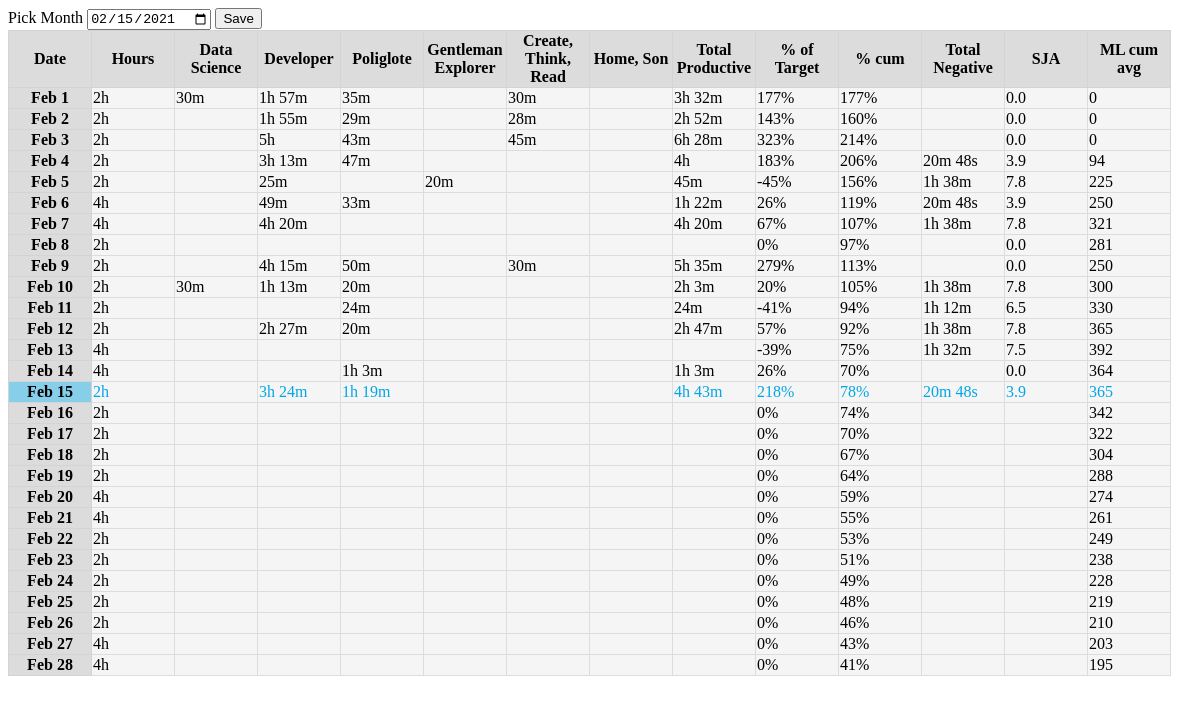
The page / on the database its author committed.
### mymonth/models.py (models this page shows, shortened)
class Settings(db.Model):
    id = db.Column(db.Integer, primary_key = True)
    current_month_date = db.Column(db.Date)

class Days(db.Model):
    id = db.Column(db.Date, primary_key = True)
    ds = db.Column(db.Interval)   # Data Science
    dev = db.Column(db.Interval)  # Developer
    pol = db.Column(db.Interval)  # Poliglote
    ge = db.Column(db.Interval)   # Gentleman Explorer
    crt = db.Column(db.Interval)  # Create Read Think
    hs = db.Column(db.Interval)   # Home Son
    alk = db.Column(db.Float)     # Alko

### mymonth/routes.py (the view)
@app.route('/', methods=['GET', 'POST'])
def home():
    REF_DATE = Settings.query.first().current_month_date
    month_start, month_end, month_all_days = get_month_days(REF_DATE)
    days = Days.query.filter(Days.id >= month_start).filter(Days.id <= month_end).all()
    days_in_db = [day.id for day in days]
    for day_index in month_all_days:
        if day_index not in days_in_db:
            db.session.add(Days(id=day_index))
        db.session.commit()
    days = Days.query.filter(Days.id >= month_start).filter(Days.id <= month_end).all()
    cum_TargetHours = timedelta()
    cum_TotalProductive = timedelta()
    cum_TotalNegative = timedelta()
    cum_alk = 0
    for i, day in enumerate(days, start=1):
        day.s_TargetHours = get_target_productive_hours_per_day(day.id)
        day.s_TotalProductive = timedelta(seconds=0)
        for col in ['ds', 'dev', 'pol', 'ge', 'crt', 'hs']:
            value = getattr(day, col)
            if value is not None:
                day.s_TotalProductive += value
        day.s_TotalNegative = timedelta(seconds=0)
        if day.alk is not None:
            day.s_TotalNegative = max(day.alk - 2.86, 0) * timedelta(minutes=20)
            cum_alk += day.alk
        day.s_PercOfTarget = (day.s_TotalProductive - day.s_TotalNegative) / day.s_TargetHours
        cum_TargetHours += day.s_TargetHours
        cum_TotalProductive += day.s_TotalProductive
        cum_TotalNegative += day.s_TotalNegative
        day.cum_PercOfTarget = (cum_TotalProductive - cum_TotalNegative) / cum_TargetHours
        day.cum_alk = (cum_alk / i) / 7.8 * 750
        day.style_today_tr_hd = ""
        day.style_today_tr_td = ""
        if day.id == date.today():
            day.style_today_tr_hd = "today_header"
            day.style_today_tr_td = "today_cell"
    form_settings = EditSettings()
    settings = Settings.query.first()
    if request.method == 'POST':
        settings.current_month_date = form_settings.current_month_date.data
        db.session.commit()
        return redirect(url_for('home'))
    return render_template('home.html', days=days, f_string_from_duration=string_from_duration, f_string_from_float=string_from_float, form_settings=form_settings, settings=settings)

### mymonth/forms.py
class EditSettings(FlaskForm):
    current_month_date = DateField(label="Pick Month")
    submit = SubmitField(label='Save')

### mymonth/utils.py (called while the page is built)
def get_month_days(reference_date):
    first_day = date(year=reference_date.year, month=reference_date.month, day=1)
    last_day = date(year=reference_date.year, month=reference_date.month, day=monthrange(year=reference_date.year, month=reference_date.month)[1])
    days_in_month = (last_day - first_day).days + 1
    all_days = [date(year=first_day.year, month=first_day.month, day=day) for day in range(1, days_in_month + 1)]
    return first_day, last_day, all_days

def string_from_duration(x):
    if isinstance(x, datetime):
        x = x - datetime(1970, 1, 1)
    if x is None or x is NaT or x.total_seconds() == 0:
        return ''
    total_seconds = x.total_seconds()
    days = total_seconds // 86400
    total_seconds -= days * 86400
    hours = total_seconds // 3600
    total_seconds -= hours * 3600
    minutes = total_seconds // 60
    total_seconds -= minutes * 60
    seconds = total_seconds
    duration_items = [(days, 'd'), (hours, 'h'), (minutes, 'm'), (seconds, 's')]
    non_zero_items = 0
    for item in duration_items:
        if item[0] != 0:
            non_zero_items += 1
    if non_zero_items > 2:
        duration_items.pop(-1)
    outcome = ''
    for item in duration_items:
        if item[0] != 0:
            outcome += f'{int(item[0])}{item[1]} '
    return outcome[:-1]

def string_from_float(x):
    outcome = x
    if x is None:
        outcome = ''
    return outcome

def get_target_productive_hours_per_day(input_date):
    weekday_nb = input_date.weekday()
    dict_productive_hours_per_weekday = {0: 2, 1: 2, 2: 2, 3: 2, 4: 2, 5: 4, 6: 4}  # Saturday (5) and Sunday (6) get 4hrs, rest (0-4) 2hrs
    return timedelta(hours=dict_productive_hours_per_weekday.get(weekday_nb))

### mymonth/templates/home.html (shortened to what this page needs)
{% extends "layout.html" %}
{% block content %}
<form method="POST" action="">
{{ form_settings.current_month_date.label }}
{{ form_settings.current_month_date(value=settings.current_month_date) }}
{{ form_settings.submit }}
</form>
<table>
    <tr>
        <th>Date</th>
        <th>Hours</th>
        <th>Data Science</th>
        <th>Developer</th>
        <th>Poliglote</th>
        <th>Gentleman Explorer</th>
        <th>Create, Think, Read</th>
        <th>Home, Son</th>
        <th>Total Productive</th>
        <th>% of Target</th>
        <th>% cum</th>
        <th>Total Negative</th>
        <th>SJA</th>
        <th>ML cum avg</th>
    </tr>
{% for day in days %}
    <tr>
        <th class="day_date {{ day.style_today_tr_hd }}"><a href="{{ url_for('edit_day', id_day=day.id) }}">{{ day.id.strftime('%b %e') }}</a></th>
        <td class="{{ day.style_today_tr_td}}">{{ f_string_from_duration(day.s_TargetHours) }}</td>
        <td class="{{ day.style_today_tr_td}}">{{ f_string_from_duration(day.ds) }}</td>
        <td class="{{ day.style_today_tr_td}}">{{ f_string_from_duration(day.dev) }}</td>
        <td class="{{ day.style_today_tr_td}}">{{ f_string_from_duration(day.pol) }}</td>
        <td class="{{ day.style_today_tr_td}}">{{ f_string_from_duration(day.ge) }}</td>
        <td class="{{ day.style_today_tr_td}}">{{ f_string_from_duration(day.crt) }}</td>
        <td class="{{ day.style_today_tr_td}}">{{ f_string_from_duration(day.hs) }}</td>
        <td class="{{ day.style_today_tr_td}}">{{ f_string_from_duration(day.s_TotalProductive) }}</td>
        <td class="{{ day.style_today_tr_td}}">{{ '{:0.0%}'.format(day.s_PercOfTarget) }}</td>
        <td class="{{ day.style_today_tr_td}}">{{ '{:0.0%}'.format(day.cum_PercOfTarget) }}</td>
        <td class="{{ day.style_today_tr_td}}">{{ f_string_from_duration(day.s_TotalNegative) }}</td>
        <td class="{{ day.style_today_tr_td}}">{{ f_string_from_float(day.alk) }}</td>
        <td class="{{ day.style_today_tr_td}}">{{ '{:0,.0f}'.format(day.cum_alk) }}</td>
    </tr>
{% endfor %}
</table>
{% endblock content %}

### mymonth/static/styles.css (style rules this page uses)
table { border-spacing: 1px; border-collapse: collapse; }
a { color: #000; text-decoration: none; }
td { background-color: whitesmoke; border: 1px solid gainsboro; }
th { background-color: gainsboro; border: 1px solid rgb(212, 212, 212); width: 80px; }
.today_header { background-color: skyblue; }
.today_cell { color:rgb(0, 166, 231); }

### rows shown on the page
Settings: current_month_date "02/15/2021"
Days: id "Feb 1", f_string_from_duration "2h", ds "30m", dev "1h 57m", pol "35m", crt "30m", f_string_from_duration "3h 32m", s_PercOfTarget "177%", cum_PercOfTarget "177%", alk "0.0", cum_alk "0"
Days: id "Feb 2", f_string_from_duration "2h", dev "1h 55m", pol "29m", crt "28m", f_string_from_duration "2h 52m", s_PercOfTarget "143%", cum_PercOfTarget "160%", alk "0.0", cum_alk "0"
Days: id "Feb 3", f_string_from_duration "2h", dev "5h", pol "43m", crt "45m", f_string_from_duration "6h 28m", s_PercOfTarget "323%", cum_PercOfTarget "214%", alk "0.0", cum_alk "0"
Days: id "Feb 4", f_string_from_duration "2h", dev "3h 13m", pol "47m", f_string_from_duration "4h", s_PercOfTarget "183%", cum_PercOfTarget "206%", f_string_from_duration "20m 48s", alk "3.9", cum_alk "94"
Days: id "Feb 5", f_string_from_duration "2h", dev "25m", ge "20m", f_string_from_duration "45m", s_PercOfTarget "-45%", cum_PercOfTarget "156%", f_string_from_duration "1h 38m", alk "7.8", cum_alk "225"
Days: id "Feb 6", f_string_from_duration "4h", dev "49m", pol "33m", f_string_from_duration "1h 22m", s_PercOfTarget "26%", cum_PercOfTarget "119%", f_string_from_duration "20m 48s", alk "3.9", cum_alk "250"
Days: id "Feb 7", f_string_from_duration "4h", dev "4h 20m", f_string_from_duration "4h 20m", s_PercOfTarget "67%", cum_PercOfTarget "107%", f_string_from_duration "1h 38m", alk "7.8", cum_alk "321"
Days: id "Feb 8", f_string_from_duration "2h", s_PercOfTarget "0%", cum_PercOfTarget "97%", alk "0.0", cum_alk "281"
Days: id "Feb 9", f_string_from_duration "2h", dev "4h 15m", pol "50m", crt "30m", f_string_from_duration "5h 35m", s_PercOfTarget "279%", cum_PercOfTarget "113%", alk "0.0", cum_alk "250"
Days: id "Feb 10", f_string_from_duration "2h", ds "30m", dev "1h 13m", pol "20m", f_string_from_duration "2h 3m", s_PercOfTarget "20%", cum_PercOfTarget "105%", f_string_from_duration "1h 38m", alk "7.8", cum_alk "300"
Days: id "Feb 11", f_string_from_duration "2h", pol "24m", f_string_from_duration "24m", s_PercOfTarget "-41%", cum_PercOfTarget "94%", f_string_from_duration "1h 12m", alk "6.5", cum_alk "330"
Days: id "Feb 12", f_string_from_duration "2h", dev "2h 27m", pol "20m", f_string_from_duration "2h 47m", s_PercOfTarget "57%", cum_PercOfTarget "92%", f_string_from_duration "1h 38m", alk "7.8", cum_alk "365"
Days: id "Feb 13", f_string_from_duration "4h", s_PercOfTarget "-39%", cum_PercOfTarget "75%", f_string_from_duration "1h 32m", alk "7.5", cum_alk "392"
Days: id "Feb 14", f_string_from_duration "4h", pol "1h 3m", f_string_from_duration "1h 3m", s_PercOfTarget "26%", cum_PercOfTarget "70%", alk "0.0", cum_alk "364"
Days: id "Feb 15", f_string_from_duration "2h", dev "3h 24m", pol "1h 19m", f_string_from_duration "4h 43m", s_PercOfTarget "218%", cum_PercOfTarget "78%", f_string_from_duration "20m 48s", alk "3.9", cum_alk "365"
Days: id "Feb 16", f_string_from_duration "2h", s_PercOfTarget "0%", cum_PercOfTarget "74%", cum_alk "342"
Days: id "Feb 17", f_string_from_duration "2h", s_PercOfTarget "0%", cum_PercOfTarget "70%", cum_alk "322"
Days: id "Feb 18", f_string_from_duration "2h", s_PercOfTarget "0%", cum_PercOfTarget "67%", cum_alk "304"
Days: id "Feb 19", f_string_from_duration "2h", s_PercOfTarget "0%", cum_PercOfTarget "64%", cum_alk "288"
Days: id "Feb 20", f_string_from_duration "4h", s_PercOfTarget "0%", cum_PercOfTarget "59%", cum_alk "274"
Days: id "Feb 21", f_string_from_duration "4h", s_PercOfTarget "0%", cum_PercOfTarget "55%", cum_alk "261"
Days: id "Feb 22", f_string_from_duration "2h", s_PercOfTarget "0%", cum_PercOfTarget "53%", cum_alk "249"
Days: id "Feb 23", f_string_from_duration "2h", s_PercOfTarget "0%", cum_PercOfTarget "51%", cum_alk "238"
Days: id "Feb 24", f_string_from_duration "2h", s_PercOfTarget "0%", cum_PercOfTarget "49%", cum_alk "228"
Days: id "Feb 25", f_string_from_duration "2h", s_PercOfTarget "0%", cum_PercOfTarget "48%", cum_alk "219"
Days: id "Feb 26", f_string_from_duration "2h", s_PercOfTarget "0%", cum_PercOfTarget "46%", cum_alk "210"
Days: id "Feb 27", f_string_from_duration "4h", s_PercOfTarget "0%", cum_PercOfTarget "43%", cum_alk "203"
Days: id "Feb 28", f_string_from_duration "4h", s_PercOfTarget "0%", cum_PercOfTarget "41%", cum_alk "195"
